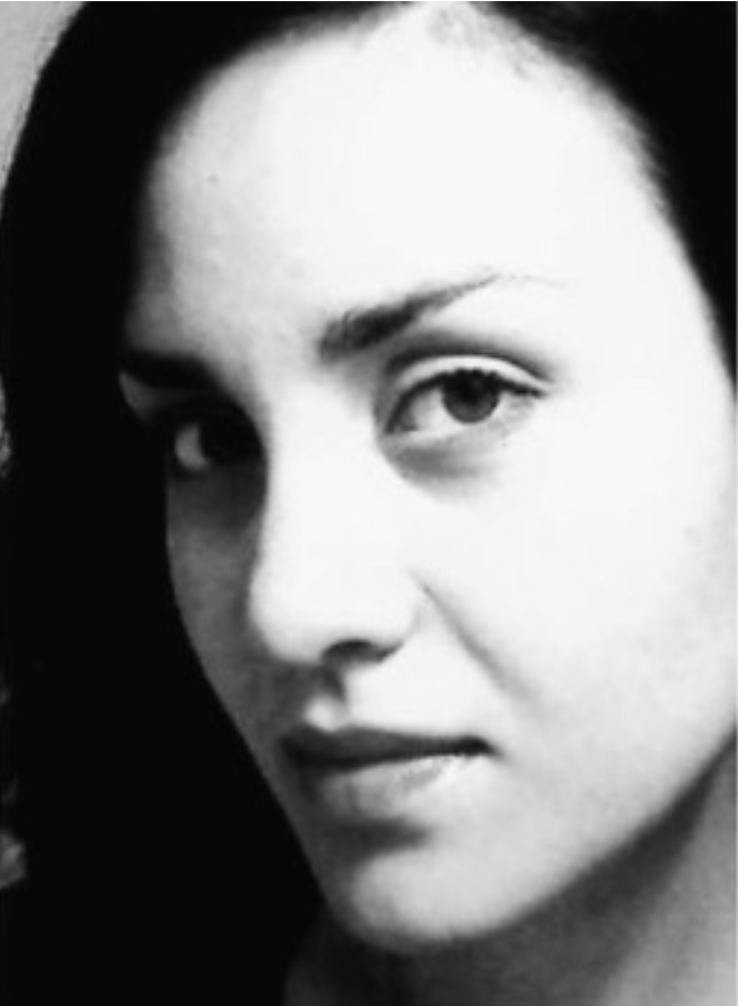
#> input picture test_images/lady.png, 738 x 1006 px
$ python -i extract_lines.py   (imports and definitions only)   (older library calls are emulated)
#> lines starting #> are read from the running program, lines starting #| are printed output that depends on the picture; after the words box and inside, x2 and y2 are one past the last pixel; in counts of white or black regions, pixels touching at a corner belong together
#> further down, picture is the input picture: shape (1006, 738); min 4, max 255, mean 127.7
import numpy as np
import cv2
import math


def bilinear_interpolation(img, orig_w=320, orig_h=464):
    return cv2.resize(np.float32(img), dsize=(orig_w, orig_h), interpolation=cv2.INTER_LINEAR)


def threshold(image):
    image = cv2.blur(image, (2, 2))
    ret, thresh = cv2.threshold(np.uint8(image), 0, 255, cv2.THRESH_BINARY + cv2.THRESH_OTSU)

    h, w = thresh.shape
    thresh = cv2.rectangle(thresh, (0, 0), (10, h), 0, -1)  # draw rect on left border
    thresh = cv2.rectangle(thresh, (0, 0), (w, 10), 0, -1)  # draw rect on top border
    thresh = cv2.rectangle(thresh, (w-10, 0), (w, h), 0, -1)  # draw rect on right border
    thresh = cv2.rectangle(thresh, (0, h - 10), (w, h), 0, -1)  # draw rect on bottom border
    return thresh


def connected_components(img):
    # gray = np.uint8(cv2.cvtColor(img, cv2.COLOR_BGR2GRAY))
    blur = 5
    img = np.uint8(cv2.blur(img, (blur, blur)))

    # getting mask with connectComponents
    output = cv2.connectedComponentsWithStats(img, )
    num_labels = output[0]
    labels = output[1]
    stats = output[2]

    blank_image = np.zeros((img.shape[0], img.shape[1], 3), np.uint8)
    area_threshold = 500
    components = []
    for label in range(1, num_labels):
        mask = np.array(labels, dtype=np.uint8)
        mask[labels == label] = 255
        mask[labels != label] = 0

        if stats[label][cv2.CC_STAT_AREA] > area_threshold:
            components.append(np.array(mask))
            blank_image[labels == label] = [100, 100, 20 * label]

    return components


def gabor_kernel(theta):
    ksize = (10, 10)
    return cv2.getGaborKernel(ksize, sigma=2.5, theta=theta, lambd=5, gamma=0.5, ktype=cv2.CV_32F)


def compute_filter_avg(image, kernel, i, j):
    image_length = len(image)
    image_width = len(image[0])

    filtered = [[0] * kernel[1] for _ in range(kernel[0])]

    k_row = 0
    for row in range(i, i + kernel[0]):
        k_col = 0
        for col in range(j, j + kernel[1]):
            if 0 <= row < image_length and 0 <= col < image_width:
                filtered[k_row][k_col] = image[row][col]
            else:
                filtered[k_row][k_col] = float('-inf')
            k_col = k_col + 1
        k_row = k_row + 1
    return np.average(filtered)


def average_pooling(image, kernel, stride):
#> called with kernel = (2, 2), stride = (2, 2)
    length = len(image)
#> length = 1006
    width = len(image[0])
#> width = 738
    new_image = []
    for i in range(0, length, stride[0]):
        row = []
        for j in range(0, width, stride[1]):
            row.append(compute_filter_avg(image, kernel, i, j))
            if j + kernel[1] >= width:
                break
        new_image.append(row)
        if i + kernel[0] >= length:
            break
#> this loop made 503 passes
    return np.array(new_image)


def apply_pyramid(img):
    base = img

    layer_1 = average_pooling(base, (2, 2), (2, 2))
    layer_1 = average_pooling(layer_1, (2, 2), (2, 2))
    layer_2 = average_pooling(layer_1, (2, 2), (2, 2))
#> call 3 of average_pooling, with kernel = (2, 2), stride = (2, 2)
#> in average_pooling (call 3), `return np.array(new_image)`:
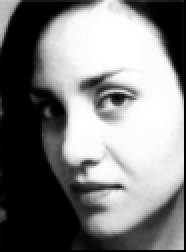
#> returned value: shape (126, 93) float64 (shown 2 times larger); 1.86% of the values are NaN or infinite; the others: min 6.8, max 248, mean 128; drawn with min black, max white, NaN and infinite black
    layer_3 = average_pooling(layer_2, (2, 2), (2, 2))

    pyramid = [layer_1, layer_2, layer_3]

    # Run Gabor Kernel
    # K should have arrays of sizes 4, 8, 8, 8
    K = [[], [], [], []]
    for h in range(0, 4):
        theta = h * math.pi / 4.
        g_kernel = gabor_kernel(theta)
        filtered_img = cv2.filter2D(base, cv2.CV_8UC3, g_kernel)
        K[0].append(filtered_img)
#> this loop made 4 passes
#> pass 1, in apply_pyramid, `filtered_img = cv2.filter2D(base, cv2.CV_8UC3, g_kernel)`:
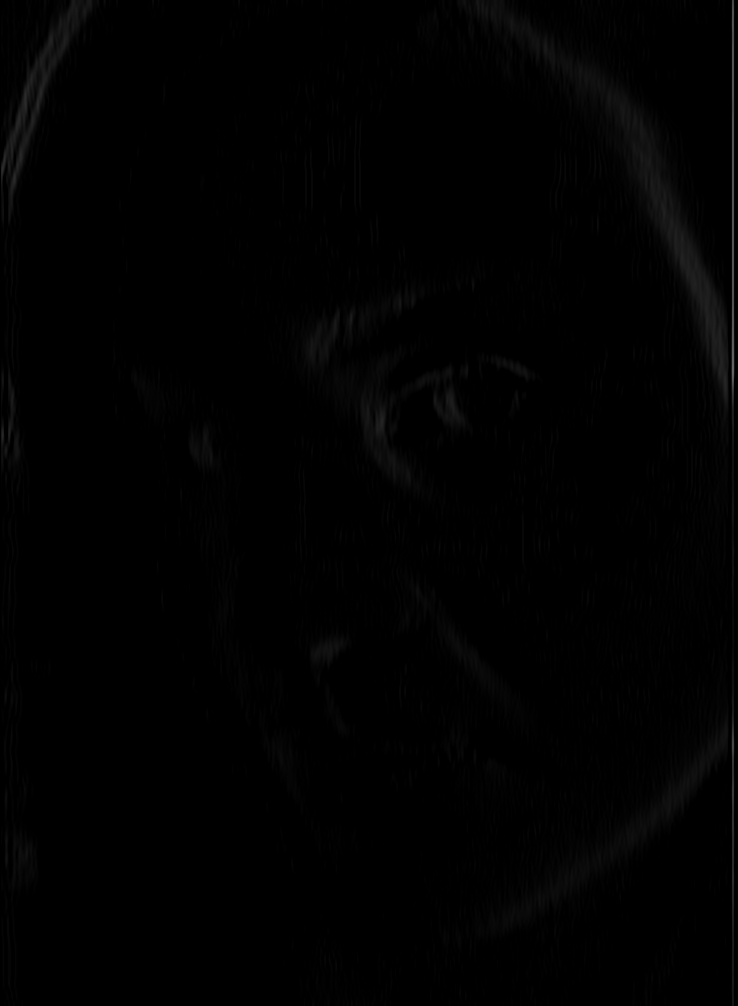
#> filtered_img: shape (1006, 738); min 0, max 100, mean 1.4

    for i in range(len(pyramid)):
        for h in range(0, 8):
            theta = h * math.pi / 8.
            g_kernel = gabor_kernel(theta)
            filtered_img = cv2.filter2D(base, cv2.CV_8UC3, g_kernel)
            gabor = bilinear_interpolation(filtered_img, base.shape[1], base.shape[0])
            K[i + 1].append(gabor)
#> this loop made 3 passes

    return K


def get_lines(gray_img):
    gray_img = cv2.blur(gray_img, (10, 10))
    out = apply_pyramid(gray_img)

    thresholded_imgs = [[threshold(im) for im in level] for level in out]
    ccs = []

    for level in thresholded_imgs:
        for im in level:
            ccs.extend(connected_components(im))
#> this loop made 4 passes
#> pass 1, in connected_components, `img = np.uint8(cv2.blur(img, (blur, blur)))`:
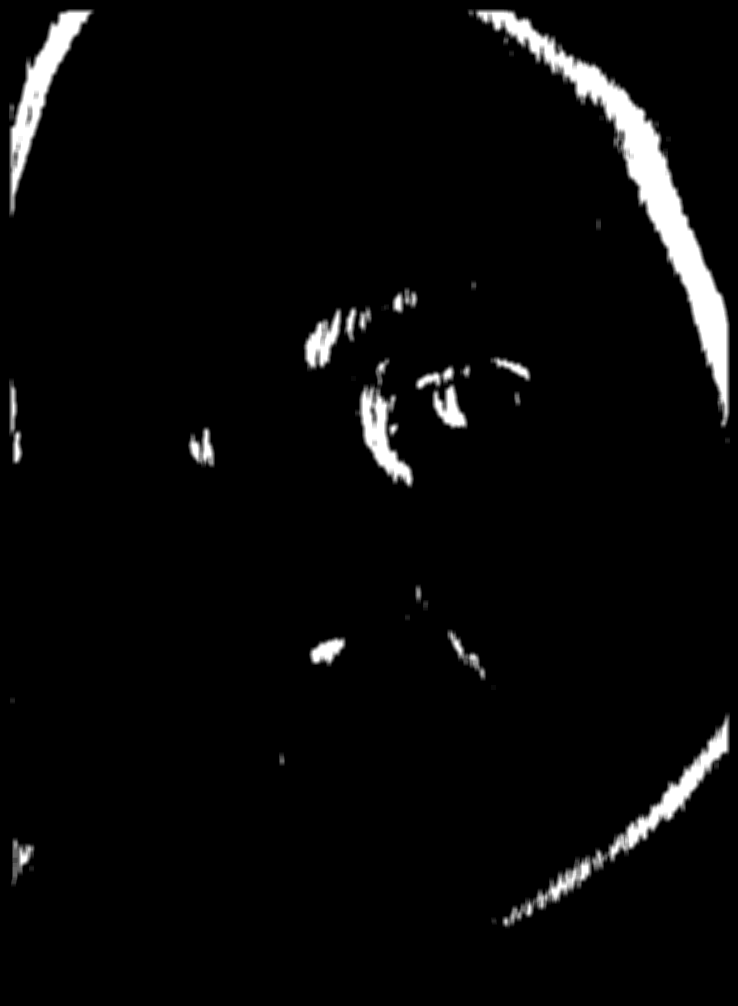
#> img: shape (1006, 738); min 0, max 255, mean 9.4
#> pass 1, in connected_components, `labels = output[1]`:
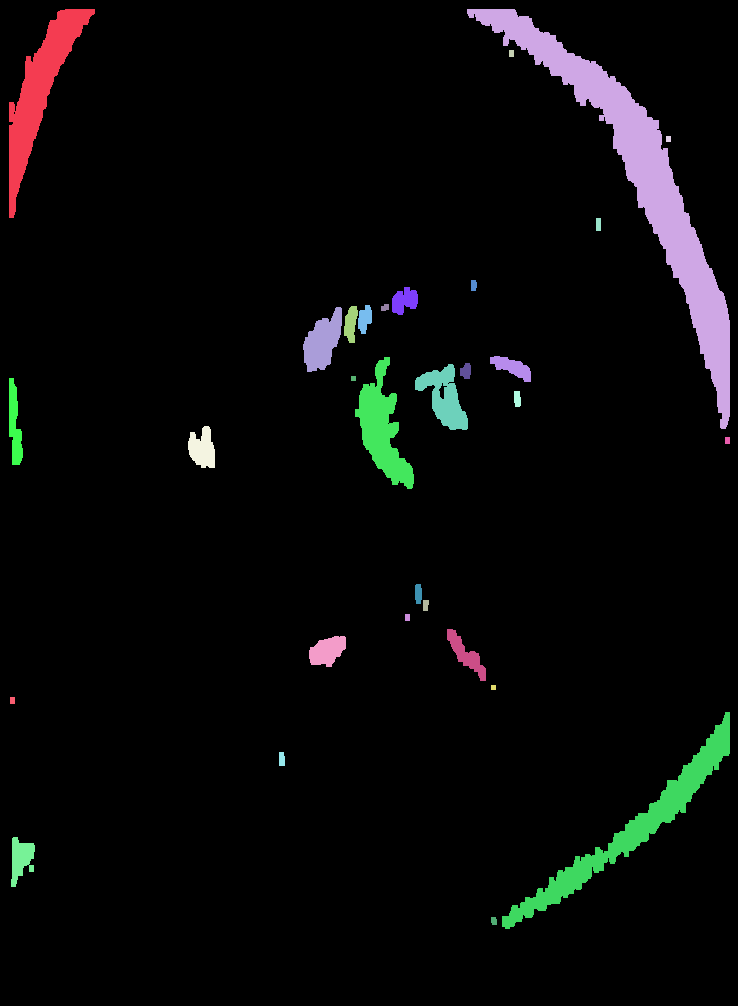
#> labels: shape (1006, 738) int32; 32 distinct labels, from 0 to 31; one colour per label, 0 black
#> pass 1, in connected_components (call 2), `img = np.uint8(cv2.blur(img, (blur, blur)))`:
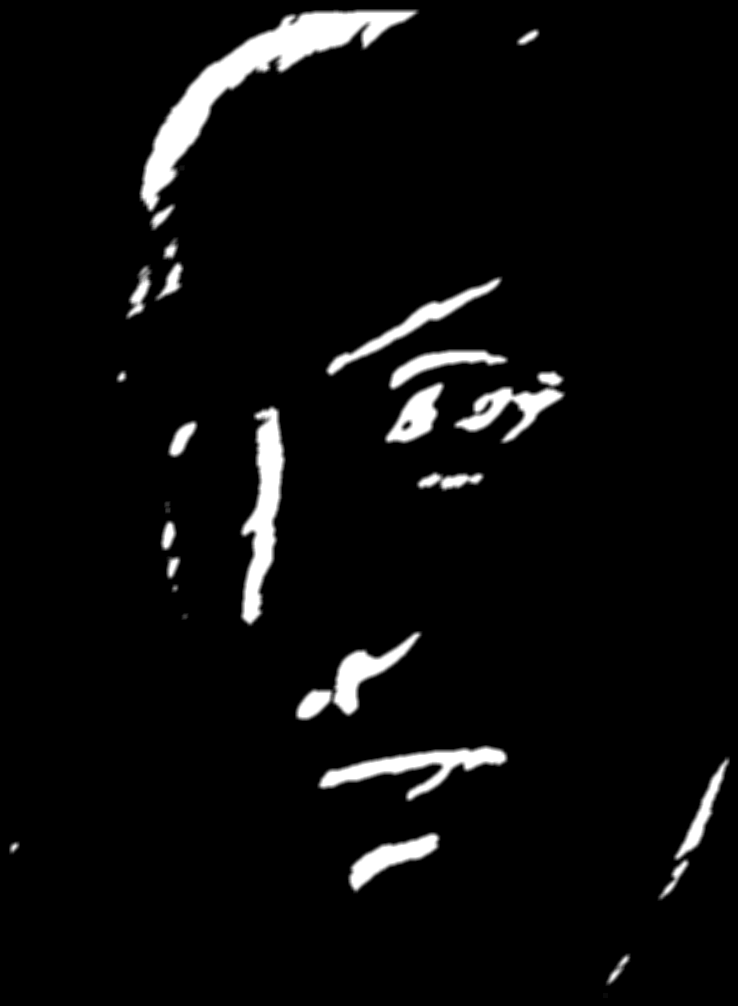
#> img: shape (1006, 738); min 0, max 255, mean 11.9
#> pass 1, in connected_components (call 2), `labels = output[1]`:
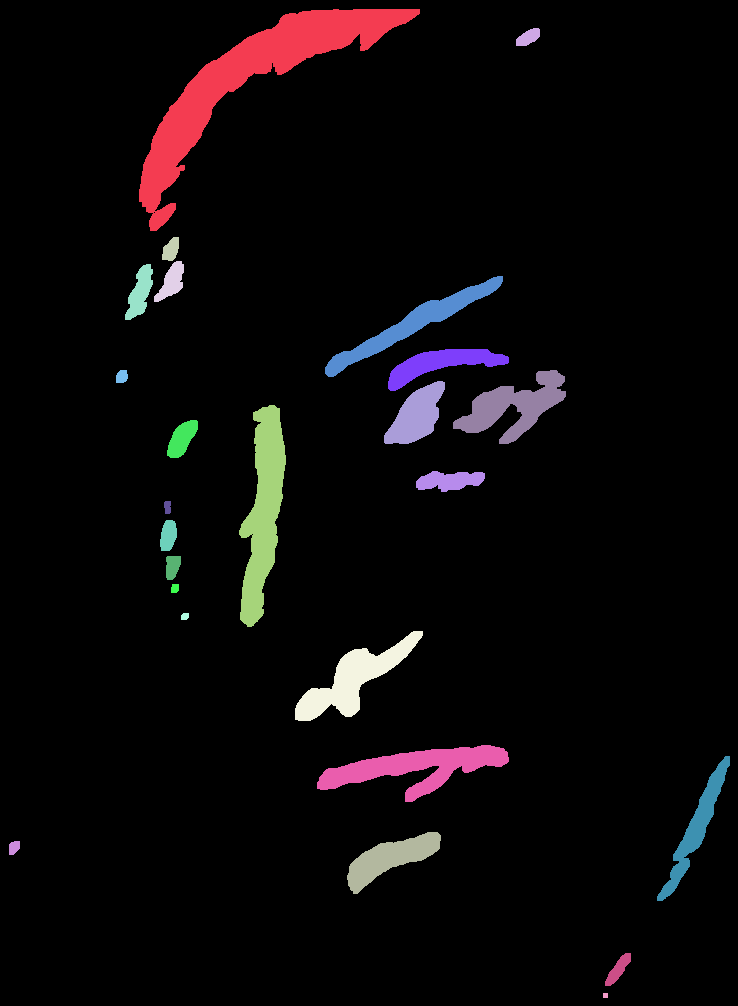
#> labels: shape (1006, 738) int32; 26 distinct labels, from 0 to 25; one colour per label, 0 black
#> after the loop:
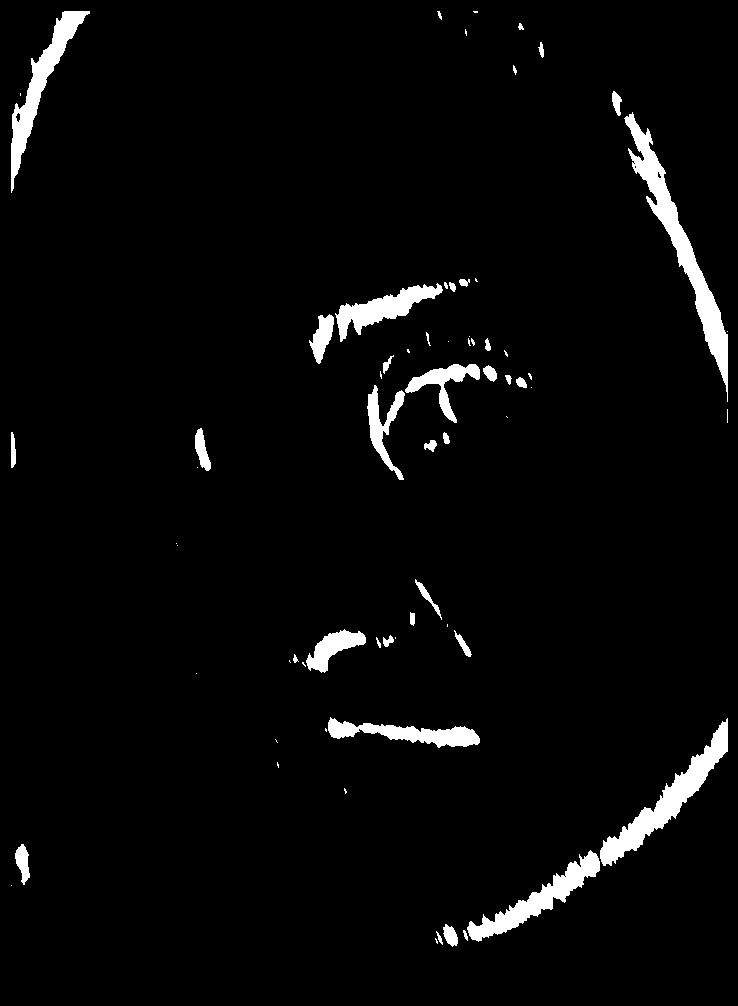
#> im: shape (1006, 738); 3.5% white; 68 white regions (30 under 20 px), largest, box (x1, y1, x2, y2) and area: (624, 112, 728, 402) 4814, (600, 718, 728, 866) 3830, (11, 11, 90, 193) 2976

    return ccs

>>> import cv2
>>> picture = cv2.imread('test_images/lady.png', cv2.IMREAD_GRAYSCALE)
>>> result = get_lines(picture)
